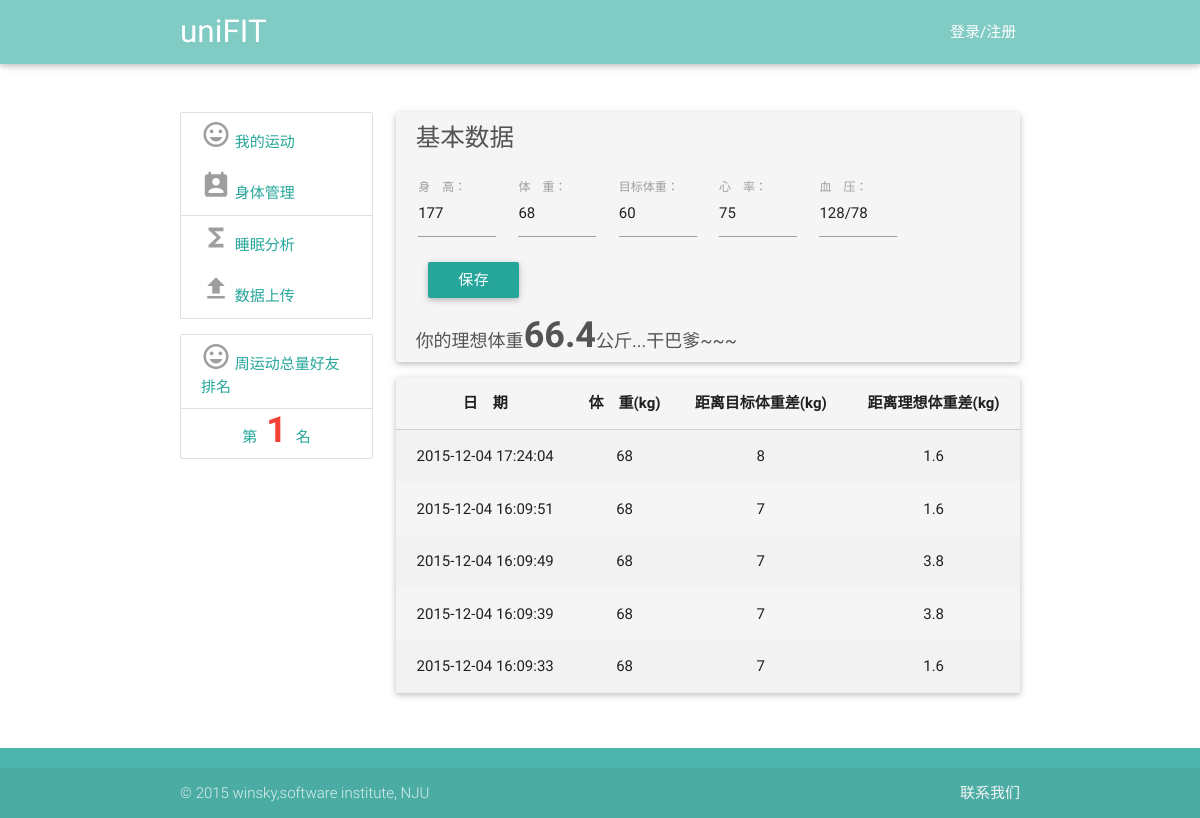
/view/bodyManage.php?userName=winsky, run on an earlier commit of the app's database.
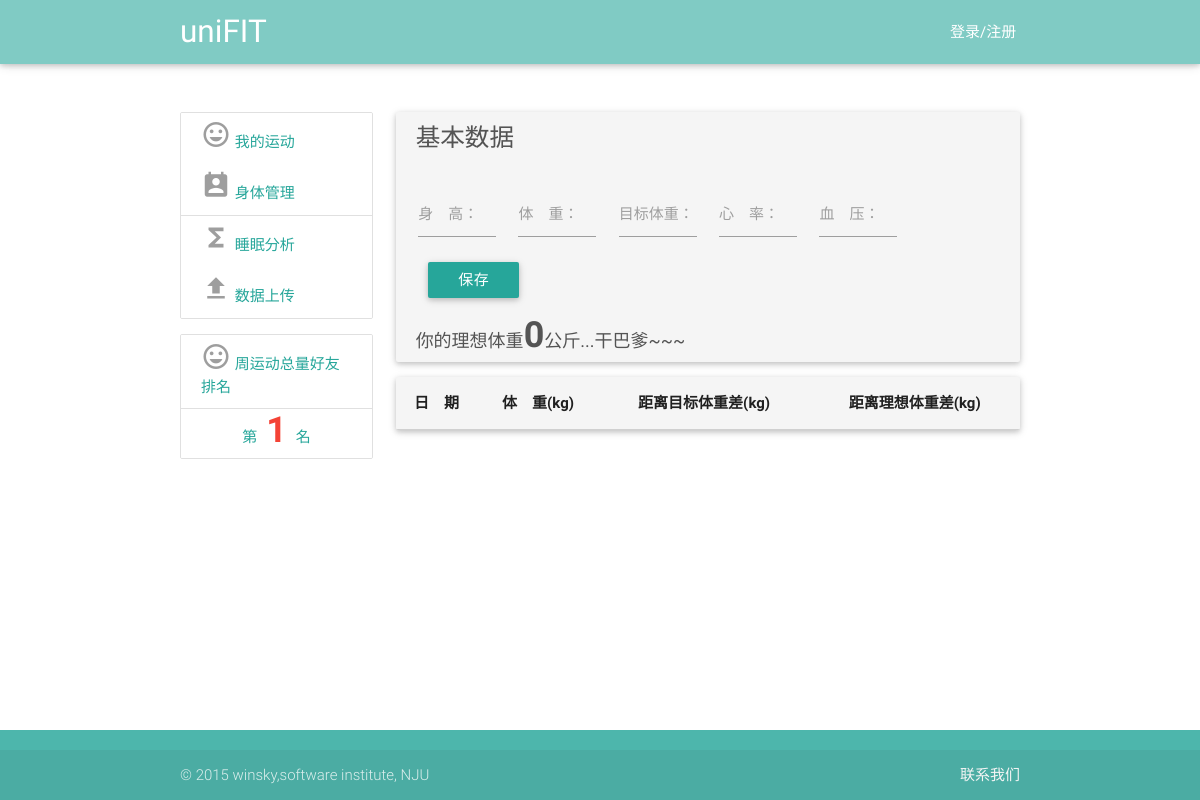
And on a later commit of the database.
### tables this page shows
CREATE TABLE userBody(id integer primary key,userName varchar(40),height int,weight int,weightGoal,heart int,blood varchar(20),upLoadTime date);

### service/HealthService.php (called while the page is built, shortened)
<?php
require_once("../utils/SqliteHelper.php");
class HealthService {
    var $db_name_body = "userBody";
    var $db_name_sport = "userSport";
    var $DB = null;
    public function __construct() {
        $this->DB = new SqliteHelper('../data.db');
    }
    public function getStaticsPerWeek($userName) {
        $today = date("Y-m-d", time());
        $week = $this->getCurWeekDay($today);
        $sunday = $week[0];
        $saturday = $week[6];
        $sql = "select sum(meters) as meters_total,sum(minutes) as minutes_total,sum(calories) as calories_total from " . $this->db_name_sport . " where userName='" . $userName . "' and upLoadTime<='" . $saturday . "' and upLoadTime>='" . $sunday . "'";
        $data = $this->DB->getList($sql);
        $meters_total = $data[0]["meters_total"];
        $minutes_total = $data[0]["minutes_total"];
        $calories_total = $data[0]["calories_total"];
        $minutes_total_hour = floor($minutes_total / 24);
        $minutes_total_minute = $minutes_total % 24;
        $result = array("meters_total" => $meters_total,
            "minutes_total_hour" => $minutes_total_hour,
            "minutes_total_minute" => $minutes_total_minute,
            "calories_total" => $calories_total
        );
        return $result;
    }
    private function getCurWeekDay($today) {
        $whichD = date('w', strtotime($today));
        $weeks = array();
        for ($i = 0; $i < 7; $i++) {
            if ($i < $whichD) {
                $date = strtotime($today) - ($whichD - $i) * 24 * 3600;
            } else {
                $date = strtotime($today) + ($i - $whichD) * 24 * 3600;
            }
            $weeks[$i] = date('Y-m-d', $date);
        }
        return $weeks;
    }
    public function getUserBodyData($userName, $num) {
        $sql = "select * from " . $this->db_name_body . " where userName='" . $userName . "' order by upLoadTime desc";
        if ($num > 0) {
            $sql = $sql . " limit " . $num . ";";
        }
        $result = $this->DB->getList($sql);
        $data = array();
        foreach ($result as $rt) {
            $height = $rt["height"];
            $weight = $rt["weight"];
            $weightGoal = $rt["weightGoal"];
            $heart = $rt["heart"];
            $blood = $rt["blood"];
            $upLoadTime = $rt["upLoadTime"];
            $bodyData = array("height" => $height, "weight" => $weight, "weightGoal" => $weightGoal, "heart" => $heart, "blood" => $blood, "upLoadTime" => $upLoadTime);
            array_push($data, $bodyData);
        }
        return $data;
    }
    public function getRank($userName) {
        $data = array();
        $my_data = $this->getStaticsPerWeek($userName)["meters_total"];
        array_push($data, (int)$my_data);
        $sql = "select friends from friends where name='" . $userName . "';";
        $friends = $this->DB->getList($sql);
        foreach ($friends as $friend) {
            foreach ($friend as $myFriend) {
                $friend_data = $this->getStaticsPerWeek($myFriend);
                $meter_total = $friend_data["meters_total"];
                array_push($data, (int)$meter_total);
            }
        }
        rsort($data);
        $rank = 1;
        for ($i = 1; $i <= sizeof($data); $i++) {
            if ($data[$i - 1] == $my_data) {
                $rank = $i;
                break;
            }
        }
        return $rank;
    }
}

### utils/SqliteHelper.php (called while the page is built, shortened)
<?php
class SqliteHelper {
    function __construct($file) {
        try {
            $this->conn = new PDO('sqlite:' . $file);
        } catch (PDOException $e) {
            try {
                $this->conn = new PDO('sqlite2:' . $file);
            } catch (PDOException $e) {
                exit('error!');
            }
        }
    }
    function __destruct() {
        $this->conn = null;
    }
    function query($sql) {
        return $this->conn->query($sql);
    }
    function getList($sql) {
        $recordList = array();
        foreach ($this->RecordArray($sql) as $rstmp) {
            $recordList[] = $rstmp;
        }
        return $recordList;
    }
    function RecordArray($sql) {
        return $this->query($sql)->fetchAll();
    }
}

### view/bodyManage.php (the view, shortened to what this page needs)
<!DOCTYPE html>
<html lang="en">
<head>
    <link href="../css/material_icons.css" rel="stylesheet" media="screen,projection">
    <link href="../css/materialize.css" type="text/css" rel="stylesheet" media="screen,projection"/>
    <link href="../css/style.css" type="text/css" rel="stylesheet" media="screen,projection"/>
</head>
<body onload="write_header();write_footer()">
<header></header>
<?php
$userName = $_GET["userName"];
?>
<div class="main container">
    <div class="row">
        <div class="col s12 l3">
            <div class="collection black-text">
                <a class="collection-item waves-effect waves-light" onclick="return change('events')">
                    <i class="small grey-text mdi-editor-insert-emoticon"></i>
                    我的运动
                </a>
                <a class="collection-item waves-effect waves-light" onclick="return change('body')">
                    <i class="small grey-text mdi-action-perm-contact-cal"></i>
                    身体管理
                </a>
                <a class="collection-item waves-effect waves-light" onclick="return change('sleep')">
                    <i class="small grey-text mdi-editor-functions"></i>
                    睡眠分析
                </a>
                <a class="collection-item waves-effect waves-light" onclick="return change('upload')">
                    <i class="small grey-text mdi-file-file-upload"></i>
                    数据上传
                </a>
            </div>
            <div class="collection black-text">
                <a class="collection-item waves-effect waves-light">
                    <i class="small grey-text mdi-editor-insert-emoticon"></i>
                    周运动总量好友排名
                </a>
                <a class="collection-item waves-effect waves-light center">
                    第<span class="red-text" style="font-size: 36px;font-weight: bold;">
                        <?php
                        require_once("../service/HealthService.php");
                        $healthService = new HealthService();
                        $rank = $healthService->getRank($userName);
                        echo $rank;
                        ?>
                    </span>名
                </a>
            </div>
        </div>
        <div class="col s12 l9" id="right-content">
            <?php
            require_once("../service/healthService.php");
            $healthService = new HealthService();
            $data = $healthService->getUserBodyData($userName, 1);
            $height = $data[0]["height"];
            $weight = $data[0]["weight"];
            $weightGoal = $data[0]["weightGoal"];
            $heart = $data[0]["heart"];
            $blood = $data[0]["blood"];
            ?>
            <div class="card grey lighten-4">
                <h5 style="margin-left: 20px;font-weight: 100;font-family: '微软雅黑';color:#545454;">基本数据</h5>
                <div class="input-field col s12">
                    <div class="input-field col s4 l2">
                        <input id="height" type="text" name="height" value="<?php echo $height; ?>">
                        <label for="height" class="active">身　高：</label>
                    </div>
                    <div class="input-field col s4 l2">
                        <input id="weight" type="text" name="weight" value="<?php echo $weight; ?>">
                        <label for="weight" class="active">体　重：</label>
                    </div>
                    <div class="input-field col s4 l2">
                        <input id="weightGoal" type="text" name="weightGoal" value="<?php echo $weightGoal; ?>">
                        <label for="weightGoal" class="active">目标体重：</label>
                    </div>
                    <div class="input-field col s4 l2">
                        <input id="heart" type="text" name="heart" value="<?php echo $heart; ?>">
                        <label for="heart" class="active">心　率：</label>
                    </div>
                    <div class="input-field col s4 l2">
                        <input id="blood" type="text" name="blood" class="validate" value="<?php echo $blood; ?>">
                        <label for="blood" class="active">血　压：</label>
                    </div>
                    <div class="col s8 table-container">
                        <div class="row-container">
                            <div class="input-field cell">
                                <input type="submit" value="保存" onclick="updateBody();" class="btn btn-primary">
                            </div>
                            <div class="input-field cell">
                                <font color="red" size="3"><span id="result" style="margin-left: 100px;"></span></font>
                            </div>
                        </div>
                    </div>
                </div>
                <div style="color:#545454;font-size: 18px;padding-left: 20px;float: left">
                    你的理想体重<span style="font-size: 36px;font-weight: bold;"
                                id="idealWeight"><?php echo round(21.2 * $height * $height / 10000, 1); ?></span>公斤...干巴爹~~~
                </div>
            </div>
            <div class="card grey lighten-4">
                <table class="striped centered responsive-table display" id="example">
                    <thead>
                    <tr>
                        <th data-field="date">日　期</th>
                        <th data-field="weight">体　重(kg)</th>
                        <th data-field="gap">距离目标体重差(kg)</th>
                        <th data-field="idealGap">距离理想体重差(kg)</th>
                    </tr>
                    </thead>
                    <tbody>
                    <?php
                    $bodyData = $healthService->getUserBodyData($userName, 5);
                    foreach ($bodyData as $row) {
                        $date = $row["upLoadTime"];
                        $weight = $row["weight"];
                        $weightGoal = $row["weightGoal"];
                        $gap = $weight - $weightGoal;
                        $height = $row["height"];
                        $idealGap = round($weight - 21.2 * $height * $height / 10000, 1);
                        ?>
                        <tr>
                            <td><?php echo $date; ?></td>
                            <td><?php echo $weight; ?></td>
                            <td><?php echo $gap; ?></td>
                            <td><?php echo $idealGap; ?></td>
                        </tr>
                        <?php
                    }
                    ?>
                    </tbody>
                </table>
            </div>
        </div>
    </div>
</div>
<div id="footer"></div>
</body>
</html>

### view/bodyManage.php (style rules this page uses)
.row { margin-left: 14%; margin-right: 14%; }
.main { margin-top: 40px; }
.table-container { display: table; border-spacing: 10px; }
.row-container { display: table-row; }
.cell { display: table-cell; }

What changed in the data, as far as the page shows it:
removed userbody: height "177", weight "68", weightGoal "60", heart "75", blood "128/78", 21.2*$height*$height/10000 "66.4", upLoadTime "2015-12-04 17:24:04", gap "8", idealGap "1.6"
removed userbody: upLoadTime "2015-12-04 16:09:51", weight "68", gap "7", idealGap "1.6"
removed userbody: upLoadTime "2015-12-04 16:09:49", weight "68", gap "7", idealGap "3.8"
removed userbody: upLoadTime "2015-12-04 16:09:39", weight "68", gap "7", idealGap "3.8"
removed userbody: upLoadTime "2015-12-04 16:09:33", weight "68", gap "7", idealGap "1.6"
Also different on the page:
21.2 * $height * $height / 10000: (not shown) → "0"
